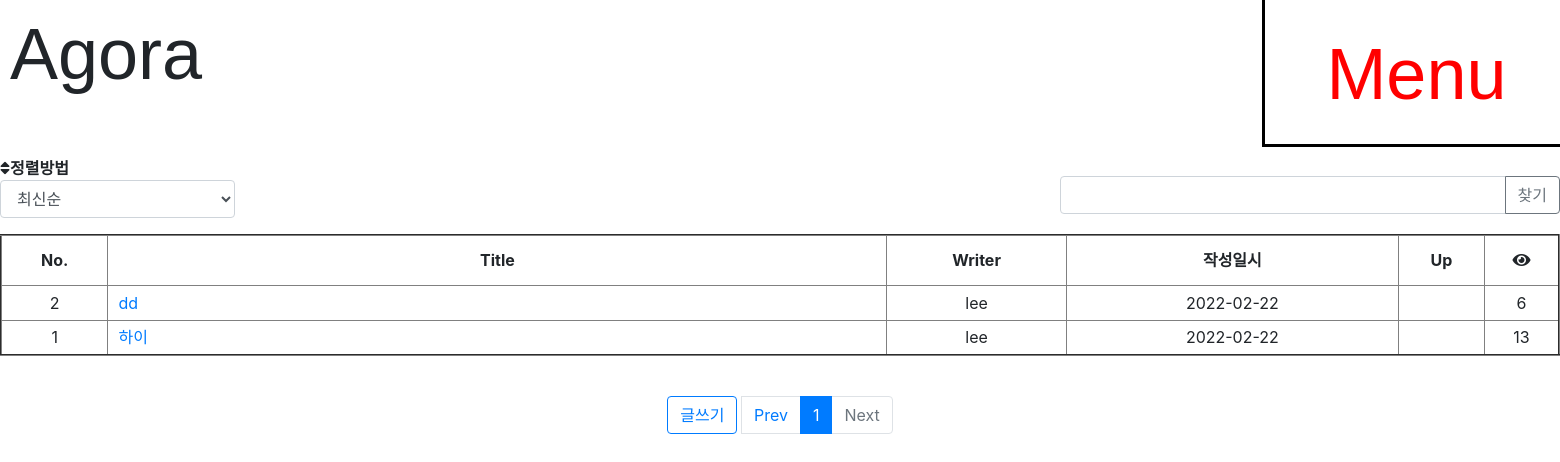
The page /board/ on the database as committed earlier.
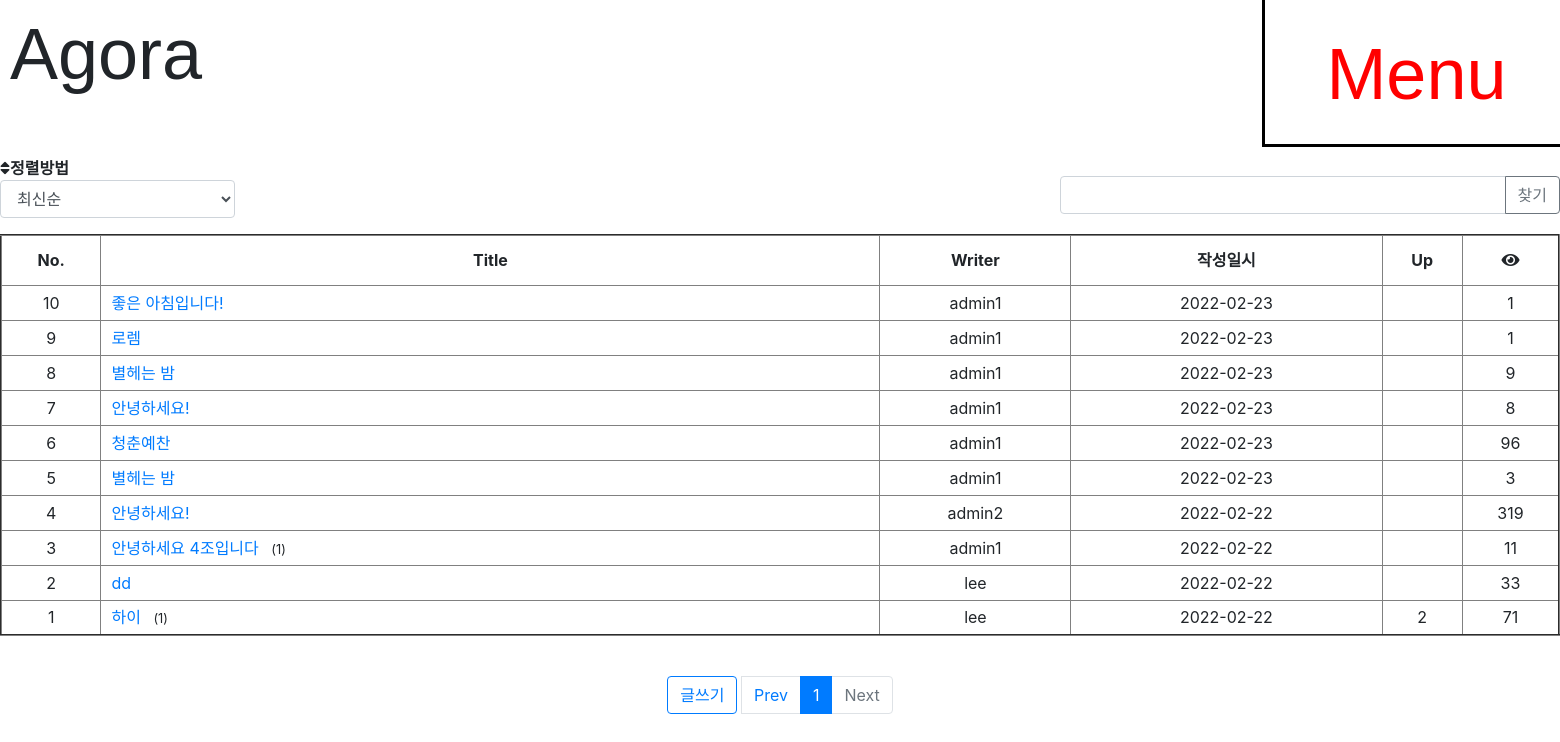
The same page on the database as committed later.
### pybo/models.py (models this page shows, shortened)
class Question(models.Model):
  author = models.ForeignKey(User, on_delete=models.CASCADE,
                              related_name='author_question')
  subject = models.CharField(max_length=200)
  content = models.TextField()
  modify_date = models.DateTimeField(null=True, blank=True)
  create_date = models.DateTimeField()
  voter = models.ManyToManyField(User, related_name='voter_question')
  hit = models.PositiveIntegerField(default=0)

### pybo/views/base_views.py (the view, shortened to what this page needs)
# urls.py: path('',base_views.index,name='index'),
def index(request):
    page = request.GET.get('page','1')
    kw = request.GET.get('kw','')
    so = request.GET.get('so','recent')
    if so == 'recommend':
        question_list = Question.objects.annotate(
            num_voter=Count('voter')).order_by('-num_voter','-create_date')
    elif so == 'popular':
        question_list = Question.objects.annotate(
            num_answer=Count('answer')).order_by('-num_answer','-create_date')
    elif so == 'most':
        question_list = Question.objects.annotate(
            num_hit=Count('hit')).order_by('-hit','-create_date')
    else:
        question_list = Question.objects.order_by('-create_date')
    paginator = Paginator(question_list, 10)
    page_obj = paginator.get_page(page)
    context = {'question_list' : page_obj, 'page' : page, 'kw' : kw, 'so' : so }
    return render(request, 'pybo/question_list.html', context)

### pybo/templatetags/pybo_filter.py (called while the page is built)
@register.filter
def sub(value, arg):
    return value - arg

### users/templates/pybo/question_list.html (shortened to what this page needs)
{% extends 'base.html' %}
{% load pybo_filter %}
{% block content %}
  <div class="row justify-content-between my-3">
    <div class="col-2"><i class='fas fa-sort'>정렬방법</i>
      <select class="form-control so">
        <option value="recent" {% if so == 'recent' %}selected{% endif %}>
          최신순
        </option>
      </select>
    </div>
    <div class="col-4 input-group" id="search">
      <input type="text" class="form-control kw"
            value="{{kw|default_if_none:''}}">
      <div class="input-group-append">
        <button class="btn btn-outline-secondary" type="button" id="btn_search">찾기</button>
      </div>
    </div>
  </div>
  <table id="table" border='2'>
    <thead>
      <tr class="text-center">
        <th>No.</th>
        <th style="width:50%">Title</th>
        <th>Writer</td>
        <th>작성일시</th>
        <th>Up</th>
        <th><i class="fas fa-eye"></i>
      </tr>
    </thead>
    <tbody>
      {% if question_list %}
      {% for question in question_list %}
      <tr class ="text-center">
        <td>{{ question_list.paginator.count|sub:question_list.start_index|sub:forloop.counter0|add:1 }}</td>
        <td class="text-left">
          <a href="{% url 'pybo:detail' question.id %}"> &nbsp;&nbsp;{{ question.subject }}</a>
          {% if question.answer_set.count > 0 %}
          <span class="text=danger small ml-2">
            ({{question.answer_set.count }})
          </span>
          {% endif %}
        </td>
        <td>{{ question.author.username }}</td>
        <td>{{ question.create_date | date:'Y-m-d' }}</td>
        <td>
          {% if question.voter.all.count > 0 %}
          <span class-"badge badge-warning px-2 py-1">
            {{ question.voter.all.count }}
          </span>
          {% endif %}
        </td>
        <td>{{ question.hit }}</td>
      </tr>
      {% endfor %} {% else %}
      <tr>
        <td colspan="3">질문이 없습니다.</td>
      </tr>
      {% endif %}
    </tbody>
  </table>
  <p>&nbsp;</p>
  <ul class="pagination justify-content-center">
    <li><a href="{% url 'pybo:question_create' %}" class="btn btn-outline-primary">글쓰기</a></li>
    <li>&nbsp; </li>
    {% if question_list.has_previous %}
    <li class="page-item">
      <a class="page-link" data-page="{{ question_list.previous_page_number }}" href="#">Prev</a>
    </li>
    {% else %}
      <a class="page-link" tabindex="-1" aria-disabled="true" href="#"> Prev</a>
    {% endif %} {% for page_number in question_list.paginator.page_range %}
    {% if page_number >= question_list.number|add:-5 and page_number <= question_list.number|add:5 %}
    {% if page_number == question_list.number %}
    <li class="page-item active" aria-current="page">
      <a class="page-link" data-page="{{ page_number }}" href="#">{{ page_number }}</a>
    </li>
    {% else %}
    <li class="page-item">
      <a class="page-link" href="?page={{ page_number }}">{{ page_number }}</a>
    </li>
    {% endif %} {% endif %} {% endfor %} {% if question_list.has_next %}
    <li class="page-item">
      <a class="page-link" data-page="{{ question_list.next_page_number }} "href="#">Next</a>
    </li>
    {% else %}
    <li class="page-item disabled">
      <a class="page-link" tabindex="-1" aria-disabled="true" href="#">Next</a>
    </li>
    {% endif %}
  </ul>
{% endblock %}

### users/templates/base.html (shortened to what this page needs)
{% load static %}
<!DOCTYPE html>
<html lang="ko">
  <head>
    <link rel="stylesheet" type="text/css" href="{% static 'bootstrap.min.css' %}" />
    <link
      rel="stylesheet"
      href="https://use.fontawesome.com/releases/v5.7.0/css/all.css"
    />
  </head>
  <body style="overflow-x: hidden">
    {% include "navbar.html" %} {% block content %}{% endblock %}
  </body>
</html>

### users/templates/navbar.html (shortened to what this page needs)
{% load static %}
 <div class="container-fluid sticky-top" style="height: 10px;">
  <div id="menu" style="margin-top:-10px; " class="makright">
      <div id="slide" style=" font-size: 72px;color:red;padding-top: 20px;padding-bottom: 16px;font-family: 'Helvetica';">Menu</div>
  </div>
  </div>
  <div style="font-family:'Helvetica';font-size: 72px;position:absolute;left:10px">Agora</div>
  <div style="padding: 70px 0px;"></div>

### users/templates/base.html (style rules this page uses)
.btn { height: 38px; }
#search { top: 20px; }
#table { width: 100%; height: 100%; }
thead { height: 50px; }
td { height: 35px; }
ul { list-style:none; padding: 0; }
#slide, #panel { padding: 15px 0px; text-align: center; background-color: white; border-left: solid 3px black; border-bottom: solid 3px black; width: 20%; height: 50%; }
.makright { position: relative; left: 81.5%; top: 0px; }

Rows that differ between the two databases and show on the page:
added Question: paginator.count|sub "10", subject "좋은 아침입니다!", author.username "admin1", create_date "2022-02-23", hit "1"
added Question: paginator.count|sub "9", subject "로렘", author.username "admin1", create_date "2022-02-23", hit "1"
added Question: paginator.count|sub "8", subject "별헤는 밤", author.username "admin1", create_date "2022-02-23", hit "9"
added Question: paginator.count|sub "7", subject "안녕하세요!", author.username "admin1", create_date "2022-02-23", hit "8"
added Question: paginator.count|sub "6", subject "청춘예찬", author.username "admin1", create_date "2022-02-23", hit "96"
added Question: paginator.count|sub "5", subject "별헤는 밤", author.username "admin1", create_date "2022-02-23", hit "3"
added Question: paginator.count|sub "4", subject "안녕하세요!", author.username "admin2", create_date "2022-02-22", hit "319"
added Question: paginator.count|sub "3", subject "안녕하세요 4조입니다", answer_set.count "1", author.username "admin1", create_date "2022-02-22", hit "11"
changed Question "dd": hit "6" → "33"
changed Question "하이": answer_set.count (not shown) → "1"; voter.all.count (not shown) → "2"; hit "13" → "71"
